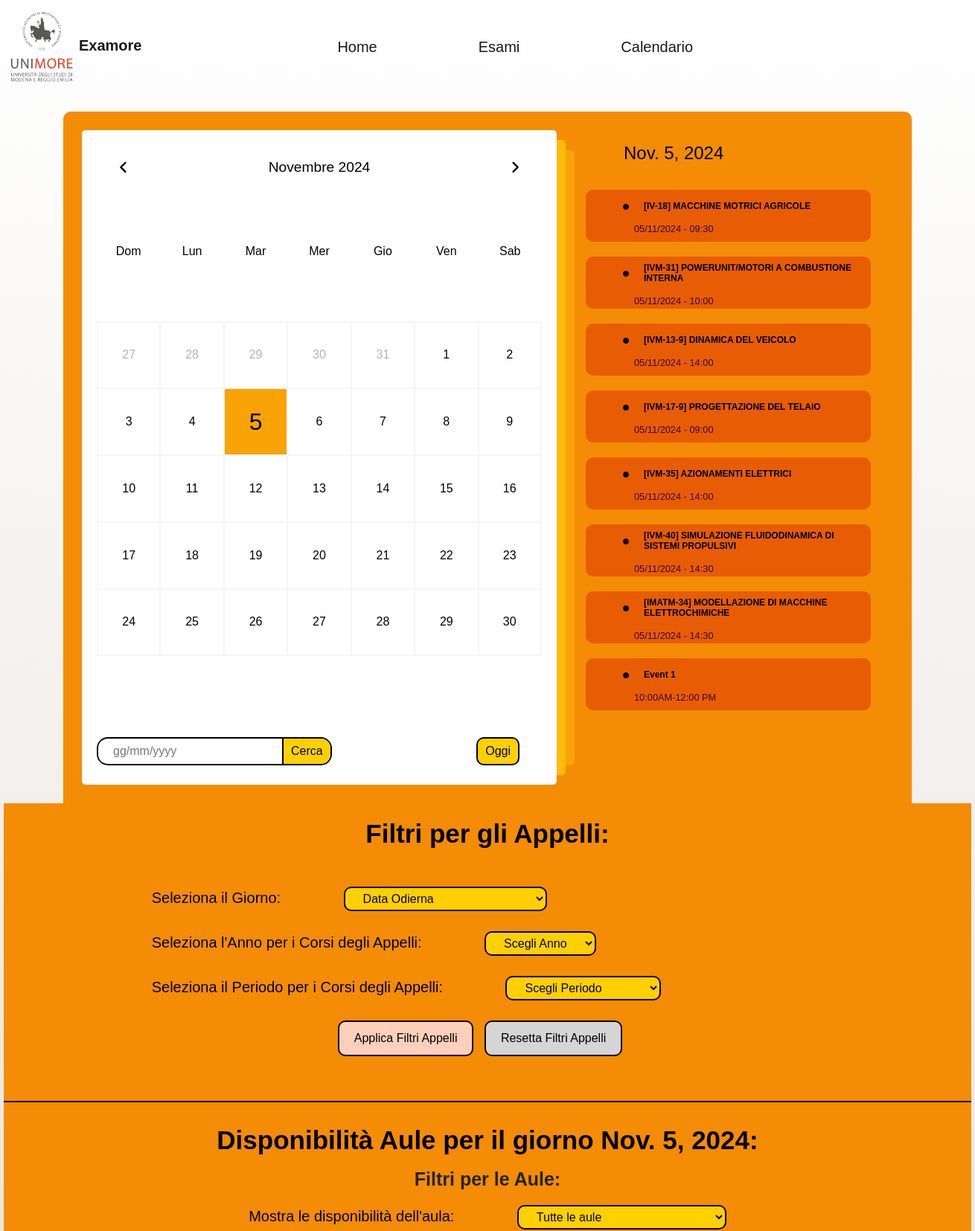
The app's page /calendar/?facolta_id=140 (upper part) with its own data.
### main/models.py (models this page shows, shortened)
class AppelloEsame(models.Model):
    data = models.CharField(max_length=19)
    esame = models.ForeignKey(Esame, on_delete=models.CASCADE)

class Esame(models.Model):
    nome = models.CharField(max_length=100)
    anno = models.IntegerField(choices=ANNI)
    semestre = models.IntegerField(choices=SEMESTRI)
    crediti = models.CharField(max_length=10)
    facolta = models.ForeignKey(Facolta, on_delete=models.CASCADE)
    class Meta:
        constraints = [
            models.UniqueConstraint(
                fields=['nome', 'anno', 'semestre', 'facolta'], name='unique_migration_Esame'
            )
        ]
    def __str__(self):
        return self.nome

### main/views.py (the view)
# urls.py: path('calendar/', main_view.calendar, name="calendar"),
def calendar(request):
    facolta_id = request.GET.get('facolta_id')
    real_facolta_id = None
    if facolta_id is not None:
        real_facolta_id = facolta_id
    aule = None
    aule_select_filter = Aula.objects.all()
    aule_disponibilita = {}
    anno_esame = request.GET.get('anno_esame')
    periodo_esame = request.GET.get('periodo_esame')
    aula_visible = request.POST.get('aula_visible')
    disp_input = request.POST.get('disp-input')
    day, month, year = checkDisp(disp_input)
    if aula_visible is None or aula_visible == "":
        aule = Aula.objects.all()
    else:
        aule = Aula.objects.filter(nome=aula_visible)
    if day is None and month is None and year is None:
        day = request.POST.get('day')
        month = request.POST.get('month')
        year = request.POST.get('year')
        if day is None and month is None and year is None:
            giorno_esame = request.GET.get('giorno_esame')
            if giorno_esame == "" or giorno_esame is None:
                today = datetime.today()
                day = today.strftime("%d")
                month = today.strftime("%m")
                year = today.strftime("%Y")
            else:
                date_object = datetime.strptime(giorno_esame, "%b. %d, %Y")
                day = date_object.day
                month = date_object.month
                year = date_object.year
    data_attuale = date(int(year), int(month), int(day))
    data_stringa = data_attuale.strftime("%d/%m/%Y")
    appelli_attuali = filterAppelli(anno_esame, periodo_esame, data_stringa, real_facolta_id)
    for a in aule:
        disp = DisponibilitaOraria.objects.filter(aula=a, data=data_attuale)
        if not disp:
            try:
                create.createAuleDisponibilita(day, month, year)
                disp = DisponibilitaOraria.objects.filter(aula=a, data=data_attuale)
            except:
                pass
        aule_disponibilita[a] = disp
    context = {
        "aule": aule,
        "data_attuale": data_attuale,
        "aule_disponibilita": aule_disponibilita,
        "appelli": appelli_attuali,
        "anno_esame": anno_esame,
        "periodo_esame": periodo_esame,
        "aule_select_filter": aule_select_filter
    }
    return render(request, "main/cl.html", context)

### main/templatetags/custom_tags.py (called while the page is built)
@register.filter
def get_item(dictionary, key):
    return dictionary.get(key)

### main/views.py (called while the page is built)
def checkDisp(disp_input):
    day, month, year = None, None, None
    rgx = r"^(0[1-9]|[12][0-9]|3[01])/(0[1-9]|1[0-2])/\d{4}$"
    if disp_input == "" or disp_input is None or not re.match(rgx, disp_input):
        return day, month, year
    day = disp_input[:2]
    month = disp_input[3:5]
    year = disp_input[6:]
    return day, month, year

### main/templates/main/cl.html (shortened to what this page needs)
<!doctype html>
<html lang="it">
<head>
    <link href="https://cdn.jsdelivr.net/npm/bootstrap@5.0.2/dist/css/bootstrap.min.css" rel="stylesheet">
     <link
      rel="stylesheet"
      href="https://cdnjs.cloudflare.com/ajax/libs/font-awesome/6.2.0/css/all.min.css"
    />
    {% load static %}
    <link rel="stylesheet" href="{% static 'style/cl.css' %}">
    {% load custom_tags %}
</head>
<body>
    <nav class="navbar navbar-expand-lg navbar-light navbar-custom" id="navbar-home">
        <div class="container-fluid">
          <a class="navbar-brand mb-0 h1" href="/" id="examore">
            <img src="/static/img/UnimoreLogo.png" class="img-fluid" alt="Logo" id="navbar-logo">
            Examore
          </a>
        <div class="collapse navbar-collapse justify-content-center" id="navbarSupportedContent">
          <ul class="navbar-nav mb-2 mb-lg-0">
            <li class="nav-item">
              <a class="nav-link active" aria-current="page" href="/">Home</a>
            </li>
            <li class="nav-item">
              <a class="nav-link active" href="/esami">Esami</a>
            </li>
            <li class="nav-item">
              <a class="nav-link active" href="/calendar">Calendario</a>
            </li>
          </ul>
        </div>
      </div>
    </nav>
    <div class="container">
        <div class="left">
            <div class="calendar">
                <div class="month">
                    <i class="fa fa-angle-left prev"></i>
                    <div class="date"></div>
                    <i class="fa fa-angle-right next"></i>
                </div>
                <div class="weekdays">
                    <div>Dom</div>
                    <div>Lun</div>
                    <div>Mar</div>
                    <div>Mer</div>
                    <div>Gio</div>
                    <div>Ven</div>
                    <div>Sab</div>
                </div>
                <div class="days">
                </div>
                <div class="goto-today">
                    <div class="goto">
                        <input type="text" placeholder="gg/mm/yyyy" class="date-input">
                        <button class="goto-btn" type="submit">Cerca</button>
                    </div>
                    <button class="today-btn">Oggi</button>
                </div>
            </div>
        </div>
        <div class="right">
            <div class="today-date">
                <h4>{{data_attuale}}</h4>
            </div>
            <div class="events">
                {% for appello in appelli %}
                    <div class="event">
                        <div class="title">
                            <i class="fas fa-circle"></i>
                            <h3 class="event-title">{{appello.esame}}</h3>
                        </div>
                        <div class="event-time">
                            {{appello.data}}
                        </div>
                    </div>
                {% endfor %}
                <div class="event">
                    <div class="title">
                        <i class="fas fa-circle"></i>
                        <h3 class="event-title">Event 1</h3>
                    </div>
                    <div class="event-time">
                        10:00AM-12:00 PM
                    </div>
                </div>
            </div>
        </div>
    </div>
    <div class="filter-container">
        <h4>Filtri per gli Appelli:</h4>
        <form id="filter-form">
            <div>
                <label class="f-label">Seleziona il Giorno:</label>
                <select class="f-select" name="giorno_esame">
                    <option value="">Data Odierna</option>
                </select>
            </div>
            <div>
                <label class="f-label">Seleziona l'Anno per i Corsi degli Appelli:</label>
                <select class="f-select" name="anno_esame">
                    <option value="">Scegli Anno</option>
                </select>
            </div>
            <div>
                <label class="f-label">Seleziona il Periodo per i Corsi degli Appelli:</label>
                <select class="f-select" name="periodo_esame">
                    <option value="">Scegli Periodo</option>
                </select>
            </div>
            <button type="submit" class="filter-button">Applica Filtri Appelli</button>
            <a href="/calendar"><button class="reset-filter-button">Resetta Filtri Appelli</button></a>
        </form>
    </div>
    <div class="aule-container">
        <div class="title-container">
            <h4>Disponibilità Aule per il giorno {{data_attuale}}:</h4>
        </div>
        <div class="aule-filter">
            <h4>Filtri per le Aule:</h4>
            <form id="aule-form" method="post" action="{% url 'calendar' %}">
                <div>
                    <label class="aula-label">Mostra le disponibilità dell'aula:</label>
                    <select class="aula-select" name="aula_visible">
                        <option value="">Tutte le aule</option>
                    </select>
                </div>
            </form>
        </div>
    </div>
</body>
</html>

### records on screen
AppelloEsame: esame "[IV-18] MACCHINE MOTRICI AGRICOLE", data "05/11/2024 - 09:30"
AppelloEsame: esame "[IVM-31] POWERUNIT/MOTORI A COMBUSTIONE INTERNA", data "05/11/2024 - 10:00"
AppelloEsame: esame "[IVM-13-9] DINAMICA DEL VEICOLO", data "05/11/2024 - 14:00"
AppelloEsame: esame "[IVM-17-9] PROGETTAZIONE DEL TELAIO", data "05/11/2024 - 09:00"
AppelloEsame: esame "[IVM-35] AZIONAMENTI ELETTRICI", data "05/11/2024 - 14:00"
AppelloEsame: esame "[IVM-40] SIMULAZIONE FLUIDODINAMICA DI SISTEMI PROPULSIVI", data "05/11/2024 - 14:30"
AppelloEsame: esame "[IMATM-34] MODELLAZIONE DI MACCHINE ELETTROCHIMICHE", data "05/11/2024 - 14:30"

### other values on screen
{{ data_attuale }} "Nov. 5, 2024"
